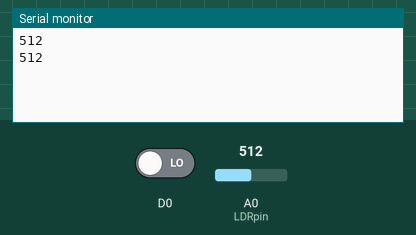
Recording of a sketch running on a simulated ESP8266 (NodeMCU). Parts: the last lines printed to the serial monitor. The inputs (shaded band) are chosen by the test bench; at power-on: A0 (LDRpin) = 512, D0 LOW. WiFi joins after 1.5 s; servers stay silent unless stated.

Above: at 2.5 s.
2.6 s: A0 (LDRpin) set to 716
At 4.6 s:
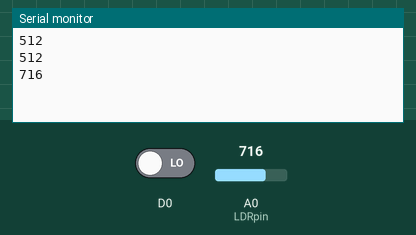
4.9 s: A0 (LDRpin) set to 900
At 6.1 s:
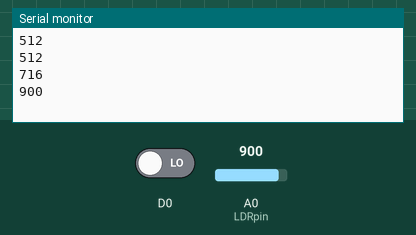
Timing chart, 0 to 7.9 s (numbered marks = the images above; inputs shaded):
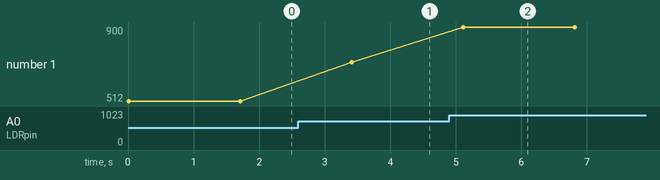

The sketch:

Thingspeak_test.ino
```cpp
#include <ESP8266WiFi.h>;

#include <WiFiClient.h>;

#include <ThingSpeak.h>;

const char* ssid = "ZTE_2.4G_9jrwULy"; //SSID update before commit
const char* password = "666GpMpV"; //Password update before commit
int val;
int LDRpin = A0; //LDR Pin Connected at A0 Pin
int test = 0;

WiFiClient client;
unsigned long myChannelNumber = 1359003; //Channel Number
const char * myWriteAPIKey = "L19BIH8BMHEYOABN"; //API Key

void setup()

{
  Serial.begin(9600);
  delay(10);

  // Connect to WiFi network
  WiFi.begin(ssid, password);
  ThingSpeak.begin(client);
}

void loop(){

  val = analogRead(LDRpin); //Read Analog values and Store in val variable
  test = digitalRead(D0);
  Serial.println(val); //Print on Serial Monitor
  delay(1000);

  ThingSpeak.writeField(myChannelNumber, 1,val, myWriteAPIKey); //Update in ThingSpeak
  ThingSpeak.writeField(myChannelNumber, 2,test, myWriteAPIKey);

  delay(100);
}
```

Measured:
- after the input at 2.6 s, the serial monitor: prints a new line after 0.81 s (image 1)
- after the input at 4.9 s, the serial monitor: prints a new line after 0.21 s (image 2)
- plotted number 1: 512 → 716 after the input at 2.6 s, 716 → 900 after the input at 4.9 s
